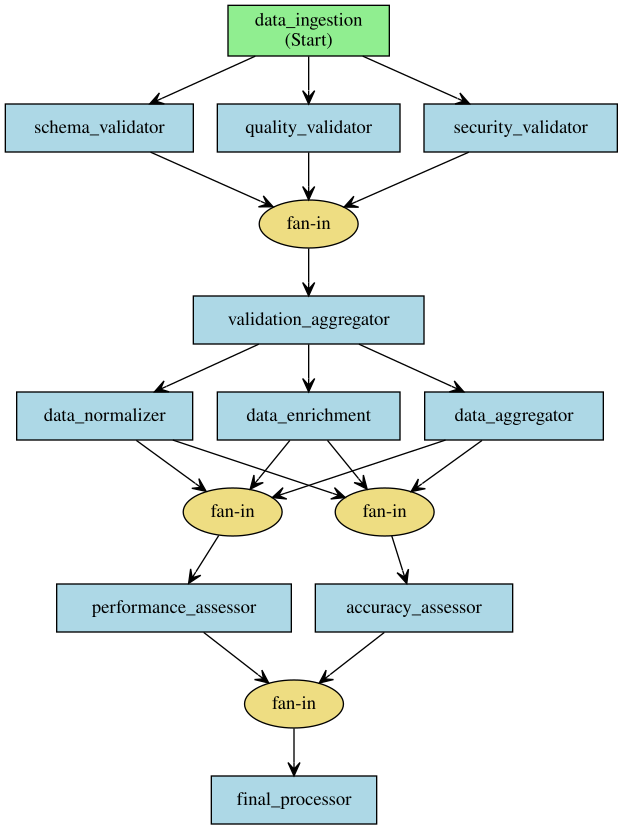

Reproduce this figure in Python.
# Copyright (c) Microsoft. All rights reserved.

"""Complex Fan-In/Fan-Out Data Processing Workflow.

This workflow demonstrates a sophisticated data processing pipeline with multiple stages:
1. Data Ingestion - Simulates loading data from multiple sources
2. Data Validation - Multiple validators run in parallel to check data quality
3. Data Transformation - Fan-out to different transformation processors
4. Quality Assurance - Multiple QA checks run in parallel
5. Data Aggregation - Fan-in to combine processed results
6. Final Processing - Generate reports and complete workflow

The workflow includes realistic delays to simulate actual processing time and
shows complex fan-in/fan-out patterns with conditional processing.
"""

import asyncio
import logging
import os
from dataclasses import dataclass
from enum import Enum
from typing import Literal

from agent_framework import (
    Executor,
    WorkflowBuilder,
    WorkflowContext,
    WorkflowViz,
    handler,
)
from pydantic import BaseModel, Field
from typing_extensions import Never


class DataType(Enum):
    """Types of data being processed."""

    CUSTOMER = "customer"
    TRANSACTION = "transaction"
    PRODUCT = "product"
    ANALYTICS = "analytics"


class ValidationResult(Enum):
    """Results of data validation."""

    VALID = "valid"
    WARNING = "warning"
    ERROR = "error"


class ProcessingRequest(BaseModel):
    """Complex input structure for data processing workflow."""

    # Basic information
    data_source: Literal["database", "api", "file_upload", "streaming"] = Field(
        description="The source of the data to be processed", default="database"
    )

    data_type: Literal["customer", "transaction", "product", "analytics"] = Field(
        description="Type of data being processed", default="customer"
    )

    processing_priority: Literal["low", "normal", "high", "critical"] = Field(
        description="Processing priority level", default="normal"
    )

    # Processing configuration
    batch_size: int = Field(description="Number of records to process in each batch", default=500, ge=100, le=10000)

    quality_threshold: float = Field(
        description="Minimum quality score required (0.0-1.0)", default=0.8, ge=0.0, le=1.0
    )

    # Validation settings
    enable_schema_validation: bool = Field(description="Enable schema validation checks", default=True)

    enable_security_validation: bool = Field(description="Enable security validation checks", default=True)

    enable_quality_validation: bool = Field(description="Enable data quality validation checks", default=True)

    # Transformation options
    transformations: list[Literal["normalize", "enrich", "aggregate"]] = Field(
        description="List of transformations to apply", default=["normalize", "enrich"]
    )

    # Optional description
    description: str | None = Field(description="Optional description of the processing request", default=None)

    # Test failure scenarios
    force_validation_failure: bool = Field(
        description="Force validation failure for testing (demo purposes)", default=False
    )

    force_transformation_failure: bool = Field(
        description="Force transformation failure for testing (demo purposes)", default=False
    )


@dataclass
class DataBatch:
    """Represents a batch of data being processed."""

    batch_id: str
    data_type: DataType
    size: int
    content: str
    source: str = "unknown"
    timestamp: float = 0.0


@dataclass
class ValidationReport:
    """Report from data validation."""

    batch_id: str
    validator_id: str
    result: ValidationResult
    issues_found: int
    processing_time: float
    details: str


@dataclass
class TransformationResult:
    """Result from data transformation."""

    batch_id: str
    transformer_id: str
    original_size: int
    processed_size: int
    transformation_type: str
    processing_time: float
    success: bool


@dataclass
class QualityAssessment:
    """Quality assessment result."""

    batch_id: str
    assessor_id: str
    quality_score: float
    recommendations: list[str]
    processing_time: float


@dataclass
class ProcessingSummary:
    """Summary of all processing stages."""

    batch_id: str
    total_processing_time: float
    validation_reports: list[ValidationReport]
    transformation_results: list[TransformationResult]
    quality_assessments: list[QualityAssessment]
    final_status: str


# Data Ingestion Stage
class DataIngestion(Executor):
    """Simulates ingesting data from multiple sources with delays."""

    @handler
    async def ingest_data(self, request: ProcessingRequest, ctx: WorkflowContext[DataBatch]) -> None:
        """Simulate data ingestion with realistic delays based on input configuration."""
        # Simulate network delay based on data source
        delay_map = {"database": 1.5, "api": 3.0, "file_upload": 4.0, "streaming": 1.0}
        delay = delay_map.get(request.data_source, 3.0)
        await asyncio.sleep(delay)  # Fixed delay for demo

        # Simulate data size based on priority and configuration
        base_size = request.batch_size
        if request.processing_priority == "critical":
            size_multiplier = 1.7  # Critical priority gets the largest batches
        elif request.processing_priority == "high":
            size_multiplier = 1.3  # High priority gets larger batches
        elif request.processing_priority == "low":
            size_multiplier = 0.6  # Low priority gets smaller batches
        else:  # normal
            size_multiplier = 1.0  # Normal priority uses base size

        actual_size = int(base_size * size_multiplier)

        batch = DataBatch(
            batch_id=f"batch_{5555}",  # Fixed batch ID for demo
            data_type=DataType(request.data_type),
            size=actual_size,
            content=f"Processing {request.data_type} data from {request.data_source}",
            source=request.data_source,
            timestamp=asyncio.get_event_loop().time(),
        )

        # Store both batch data and original request in workflow state
        ctx.set_state(f"batch_{batch.batch_id}", batch)
        ctx.set_state(f"request_{batch.batch_id}", request)

        await ctx.send_message(batch)


# Validation Stage (Fan-out)
class SchemaValidator(Executor):
    """Validates data schema and structure."""

    @handler
    async def validate_schema(self, batch: DataBatch, ctx: WorkflowContext[ValidationReport]) -> None:
        """Perform schema validation with processing delay."""
        # Check if schema validation is enabled
        request = ctx.get_state(f"request_{batch.batch_id}")
        if not request or not request.enable_schema_validation:
            report = ValidationReport(
                batch_id=batch.batch_id,
                validator_id=self.id,
                result=ValidationResult.VALID,
                issues_found=0,
                processing_time=0.0,
                details="Schema validation skipped (disabled)",
            )
            await ctx.send_message(report)
            return

        # Simulate schema validation processing
        processing_time = 2.0  # Fixed processing time
        await asyncio.sleep(processing_time)

        # Simulate validation results - consider force failure flag
        issues = 4 if request.force_validation_failure else 2  # Fixed issue counts

        result = (
            ValidationResult.VALID
            if issues <= 1
            else (ValidationResult.WARNING if issues <= 2 else ValidationResult.ERROR)
        )

        report = ValidationReport(
            batch_id=batch.batch_id,
            validator_id=self.id,
            result=result,
            issues_found=issues,
            processing_time=processing_time,
            details=f"Schema validation found {issues} issues in {batch.data_type.value} data from {batch.source}",
        )

        await ctx.send_message(report)


class DataQualityValidator(Executor):
    """Validates data quality and completeness."""

    @handler
    async def validate_quality(self, batch: DataBatch, ctx: WorkflowContext[ValidationReport]) -> None:
        """Perform data quality validation."""
        # Check if quality validation is enabled
        request = ctx.get_state(f"request_{batch.batch_id}")
        if not request or not request.enable_quality_validation:
            report = ValidationReport(
                batch_id=batch.batch_id,
                validator_id=self.id,
                result=ValidationResult.VALID,
                issues_found=0,
                processing_time=0.0,
                details="Quality validation skipped (disabled)",
            )
            await ctx.send_message(report)
            return

        processing_time = 2.5  # Fixed processing time
        await asyncio.sleep(processing_time)

        # Quality checks are stricter for higher priority data
        issues = (
            2  # Fixed issue count for high priority
            if request.processing_priority in ["critical", "high"]
            else 3  # Fixed issue count for normal priority
        )

        if request.force_validation_failure:
            issues = max(issues, 4)  # Ensure failure

        result = (
            ValidationResult.VALID
            if issues <= 1
            else (ValidationResult.WARNING if issues <= 3 else ValidationResult.ERROR)
        )

        report = ValidationReport(
            batch_id=batch.batch_id,
            validator_id=self.id,
            result=result,
            issues_found=issues,
            processing_time=processing_time,
            details=f"Quality check found {issues} data quality issues (priority: {request.processing_priority})",
        )

        await ctx.send_message(report)


class SecurityValidator(Executor):
    """Validates data for security and compliance issues."""

    @handler
    async def validate_security(self, batch: DataBatch, ctx: WorkflowContext[ValidationReport]) -> None:
        """Perform security validation."""
        # Check if security validation is enabled
        request = ctx.get_state(f"request_{batch.batch_id}")
        if not request or not request.enable_security_validation:
            report = ValidationReport(
                batch_id=batch.batch_id,
                validator_id=self.id,
                result=ValidationResult.VALID,
                issues_found=0,
                processing_time=0.0,
                details="Security validation skipped (disabled)",
            )
            await ctx.send_message(report)
            return

        processing_time = 3.0  # Fixed processing time
        await asyncio.sleep(processing_time)

        # Security is more stringent for customer/transaction data
        issues = 1 if batch.data_type in [DataType.CUSTOMER, DataType.TRANSACTION] else 2

        if request.force_validation_failure:
            issues = max(issues, 4)  # Force security failure

        # Use tiered result like other validators
        result = (
            ValidationResult.VALID
            if issues <= 1
            else (ValidationResult.WARNING if issues <= 2 else ValidationResult.ERROR)
        )

        report = ValidationReport(
            batch_id=batch.batch_id,
            validator_id=self.id,
            result=result,
            issues_found=issues,
            processing_time=processing_time,
            details=f"Security scan found {issues} security issues in {batch.data_type.value} data",
        )

        await ctx.send_message(report)


# Validation Aggregator (Fan-in)
class ValidationAggregator(Executor):
    """Aggregates validation results and decides on next steps."""

    @handler
    async def aggregate_validations(
        self, reports: list[ValidationReport], ctx: WorkflowContext[DataBatch, str]
    ) -> None:
        """Aggregate all validation reports and make processing decision."""
        if not reports:
            return

        batch_id = reports[0].batch_id
        request = ctx.get_state(f"request_{batch_id}")

        await asyncio.sleep(1)  # Aggregation processing time

        total_issues = sum(report.issues_found for report in reports)
        has_errors = any(report.result == ValidationResult.ERROR for report in reports)

        # Calculate quality score (0.0 to 1.0)
        max_possible_issues = len(reports) * 5  # Assume max 5 issues per validator
        quality_score = max(0.0, 1.0 - (total_issues / max_possible_issues))

        # Decision logic: fail if errors OR quality below threshold
        should_fail = has_errors or (quality_score < request.quality_threshold)

        if should_fail:
            failure_reason: list[str] = []
            if has_errors:
                failure_reason.append("validation errors detected")
            if quality_score < request.quality_threshold:
                failure_reason.append(
                    f"quality score {quality_score:.2f} below threshold {request.quality_threshold:.2f}"
                )

            reason = " and ".join(failure_reason)
            await ctx.yield_output(
                f"Batch {batch_id} failed validation: {reason}. "
                f"Total issues: {total_issues}, Quality score: {quality_score:.2f}"
            )
            return

        # Retrieve original batch from workflow state
        batch_data = ctx.get_state(f"batch_{batch_id}")
        if batch_data:
            await ctx.send_message(batch_data)
        else:
            # Fallback: create a simplified batch
            batch = DataBatch(
                batch_id=batch_id,
                data_type=DataType.ANALYTICS,
                size=500,
                content="Validated data ready for transformation",
            )
            await ctx.send_message(batch)


# Transformation Stage (Fan-out)
class DataNormalizer(Executor):
    """Normalizes and cleans data."""

    @handler
    async def normalize_data(self, batch: DataBatch, ctx: WorkflowContext[TransformationResult]) -> None:
        """Perform data normalization."""
        request = ctx.get_state(f"request_{batch.batch_id}")

        # Check if normalization is enabled
        if not request or "normalize" not in request.transformations:
            # Send a "skipped" result
            result = TransformationResult(
                batch_id=batch.batch_id,
                transformer_id=self.id,
                original_size=batch.size,
                processed_size=batch.size,
                transformation_type="normalization",
                processing_time=0.1,
                success=True,  # Consider skipped as successful
            )
            await ctx.send_message(result)
            return

        processing_time = 4.0  # Fixed processing time
        await asyncio.sleep(processing_time)

        # Simulate data size change during normalization
        processed_size = int(batch.size * 1.0)  # No size change for demo

        # Consider force failure flag
        success = not request.force_transformation_failure  # 75% success rate simplified to always success

        result = TransformationResult(
            batch_id=batch.batch_id,
            transformer_id=self.id,
            original_size=batch.size,
            processed_size=processed_size,
            transformation_type="normalization",
            processing_time=processing_time,
            success=success,
        )

        await ctx.send_message(result)


class DataEnrichment(Executor):
    """Enriches data with additional information."""

    @handler
    async def enrich_data(self, batch: DataBatch, ctx: WorkflowContext[TransformationResult]) -> None:
        """Perform data enrichment."""
        request = ctx.get_state(f"request_{batch.batch_id}")

        # Check if enrichment is enabled
        if not request or "enrich" not in request.transformations:
            # Send a "skipped" result
            result = TransformationResult(
                batch_id=batch.batch_id,
                transformer_id=self.id,
                original_size=batch.size,
                processed_size=batch.size,
                transformation_type="enrichment",
                processing_time=0.1,
                success=True,  # Consider skipped as successful
            )
            await ctx.send_message(result)
            return

        processing_time = 5.0  # Fixed processing time
        await asyncio.sleep(processing_time)

        processed_size = int(batch.size * 1.3)  # Enrichment increases data

        # Consider force failure flag
        success = not request.force_transformation_failure  # 67% success rate simplified to always success

        result = TransformationResult(
            batch_id=batch.batch_id,
            transformer_id=self.id,
            original_size=batch.size,
            processed_size=processed_size,
            transformation_type="enrichment",
            processing_time=processing_time,
            success=success,
        )

        await ctx.send_message(result)


class DataAggregator(Executor):
    """Aggregates and summarizes data."""

    @handler
    async def aggregate_data(self, batch: DataBatch, ctx: WorkflowContext[TransformationResult]) -> None:
        """Perform data aggregation."""
        request = ctx.get_state(f"request_{batch.batch_id}")

        # Check if aggregation is enabled
        if not request or "aggregate" not in request.transformations:
            # Send a "skipped" result
            result = TransformationResult(
                batch_id=batch.batch_id,
                transformer_id=self.id,
                original_size=batch.size,
                processed_size=batch.size,
                transformation_type="aggregation",
                processing_time=0.1,
                success=True,  # Consider skipped as successful
            )
            await ctx.send_message(result)
            return

        processing_time = 2.5  # Fixed processing time
        await asyncio.sleep(processing_time)

        processed_size = int(batch.size * 0.5)  # Aggregation reduces data

        # Consider force failure flag
        success = not request.force_transformation_failure  # 80% success rate simplified to always success

        result = TransformationResult(
            batch_id=batch.batch_id,
            transformer_id=self.id,
            original_size=batch.size,
            processed_size=processed_size,
            transformation_type="aggregation",
            processing_time=processing_time,
            success=success,
        )

        await ctx.send_message(result)


# Quality Assurance Stage (Fan-out)
class PerformanceAssessor(Executor):
    """Assesses performance characteristics of processed data."""

    @handler
    async def assess_performance(
        self, results: list[TransformationResult], ctx: WorkflowContext[QualityAssessment]
    ) -> None:
        """Assess performance of transformations."""
        if not results:
            return

        batch_id = results[0].batch_id

        processing_time = 2.0  # Fixed processing time
        await asyncio.sleep(processing_time)

        avg_processing_time = sum(r.processing_time for r in results) / len(results)
        success_rate = sum(1 for r in results if r.success) / len(results)

        quality_score = (success_rate * 0.7 + (1 - min(avg_processing_time / 10, 1)) * 0.3) * 100

        recommendations: list[str] = []
        if success_rate < 0.8:
            recommendations.append("Consider improving transformation reliability")
        if avg_processing_time > 5:
            recommendations.append("Optimize processing performance")
        if quality_score < 70:
            recommendations.append("Review overall data pipeline efficiency")

        assessment = QualityAssessment(
            batch_id=batch_id,
            assessor_id=self.id,
            quality_score=quality_score,
            recommendations=recommendations,
            processing_time=processing_time,
        )

        await ctx.send_message(assessment)


class AccuracyAssessor(Executor):
    """Assesses accuracy and correctness of processed data."""

    @handler
    async def assess_accuracy(
        self, results: list[TransformationResult], ctx: WorkflowContext[QualityAssessment]
    ) -> None:
        """Assess accuracy of transformations."""
        if not results:
            return

        batch_id = results[0].batch_id

        processing_time = 3.0  # Fixed processing time
        await asyncio.sleep(processing_time)

        # Simulate accuracy analysis
        accuracy_score = 85.0  # Fixed accuracy score

        recommendations: list[str] = []
        if accuracy_score < 85:
            recommendations.append("Review data transformation algorithms")
        if accuracy_score < 80:
            recommendations.append("Implement additional validation steps")

        assessment = QualityAssessment(
            batch_id=batch_id,
            assessor_id=self.id,
            quality_score=accuracy_score,
            recommendations=recommendations,
            processing_time=processing_time,
        )

        await ctx.send_message(assessment)


# Final Processing and Completion
class FinalProcessor(Executor):
    """Final processing stage that combines all results."""

    @handler
    async def process_final_results(
        self, assessments: list[QualityAssessment], ctx: WorkflowContext[Never, str]
    ) -> None:
        """Generate final processing summary and complete workflow."""
        if not assessments:
            await ctx.yield_output("No quality assessments received")
            return

        batch_id = assessments[0].batch_id

        # Simulate final processing delay
        await asyncio.sleep(2)

        # Calculate overall metrics
        avg_quality_score = sum(a.quality_score for a in assessments) / len(assessments)
        total_recommendations = sum(len(a.recommendations) for a in assessments)
        total_processing_time = sum(a.processing_time for a in assessments)

        # Determine final status
        if avg_quality_score >= 85:
            final_status = "EXCELLENT"
        elif avg_quality_score >= 75:
            final_status = "GOOD"
        elif avg_quality_score >= 65:
            final_status = "ACCEPTABLE"
        else:
            final_status = "NEEDS_IMPROVEMENT"

        completion_message = (
            f"Batch {batch_id} processing completed!\n"
            f"📊 Overall Quality Score: {avg_quality_score:.1f}%\n"
            f"⏱️  Total Processing Time: {total_processing_time:.1f}s\n"
            f"💡 Total Recommendations: {total_recommendations}\n"
            f"🎖️  Final Status: {final_status}"
        )

        await ctx.yield_output(completion_message)


# Workflow Builder Helper
class WorkflowSetupHelper:
    """Helper class to set up the complex workflow with state management."""

    @staticmethod
    async def store_batch_data(batch: DataBatch, ctx: WorkflowContext) -> None:
        """Store batch data in workflow state for later retrieval."""
        ctx.set_state(f"batch_{batch.batch_id}", batch)


# Create the workflow instance
def create_complex_workflow():
    """Create the complex fan-in/fan-out workflow."""
    # Create all executors
    data_ingestion = DataIngestion(id="data_ingestion")

    # Validation stage (fan-out)
    schema_validator = SchemaValidator(id="schema_validator")
    quality_validator = DataQualityValidator(id="quality_validator")
    security_validator = SecurityValidator(id="security_validator")
    validation_aggregator = ValidationAggregator(id="validation_aggregator")

    # Transformation stage (fan-out)
    data_normalizer = DataNormalizer(id="data_normalizer")
    data_enrichment = DataEnrichment(id="data_enrichment")
    data_aggregator_exec = DataAggregator(id="data_aggregator")

    # Quality assurance stage (fan-out)
    performance_assessor = PerformanceAssessor(id="performance_assessor")
    accuracy_assessor = AccuracyAssessor(id="accuracy_assessor")

    # Final processing
    final_processor = FinalProcessor(id="final_processor")

    # Build the workflow with complex fan-in/fan-out patterns
    return (
        WorkflowBuilder(
            name="Data Processing Pipeline",
            description="Complex workflow with parallel validation, transformation, and quality assurance stages",
            start_executor=data_ingestion,
        )
        # Fan-out to validation stage
        .add_fan_out_edges(data_ingestion, [schema_validator, quality_validator, security_validator])
        # Fan-in from validation to aggregator
        .add_fan_in_edges([schema_validator, quality_validator, security_validator], validation_aggregator)
        # Fan-out to transformation stage
        .add_fan_out_edges(validation_aggregator, [data_normalizer, data_enrichment, data_aggregator_exec])
        # Fan-in to quality assurance stage (both assessors receive all transformation results)
        .add_fan_in_edges([data_normalizer, data_enrichment, data_aggregator_exec], performance_assessor)
        .add_fan_in_edges([data_normalizer, data_enrichment, data_aggregator_exec], accuracy_assessor)
        # Fan-in to final processor
        .add_fan_in_edges([performance_assessor, accuracy_assessor], final_processor)
        .build()
    )


# Export the workflow for DevUI discovery
workflow = create_complex_workflow()


async def main():
    """Run the fanout workflow locally with two test cases."""
    logging.basicConfig(level=logging.INFO, format="%(message)s")
    logger = logging.getLogger(__name__)

    wf = create_complex_workflow()

    # --- Visualization ---
    viz = WorkflowViz(wf)
    print("Mermaid:\n=======")
    print(viz.to_mermaid())
    print("=======\n")
    print("DiGraph:\n=======")
    print(viz.to_digraph(include_internal_executors=True))
    print("=======\n")
    _dir = os.path.dirname(os.path.abspath(__file__))
    svg_file = viz.export(format="svg", filename=os.path.join(_dir, "workflow_fanout.svg"))
    print(f"SVG exported to: {svg_file}\n")

    # ── Test Case 1: Should pass all the way through ──
    # Disable security validation (always produces ERROR) and lower quality
    # threshold so schema+quality warnings don't block the pipeline.
    request_pass = ProcessingRequest(
        data_source="database",
        data_type="analytics",
        processing_priority="high",
        batch_size=500,
        quality_threshold=0.5,          # lowered so warnings pass
        enable_schema_validation=True,
        enable_quality_validation=True,
        enable_security_validation=False,  # always ERROR → disable
        transformations=["normalize", "enrich", "aggregate"],
        description="Test case – should complete successfully",
    )

    print("=" * 60)
    print("TEST 1: Expected to PASS (security off, threshold 0.5)")
    print("=" * 60)
    async for event in wf.run(request_pass, stream=True):
        if event.type == "output":
            print(event.data)

    # ── Test Case 2: Should fail at validation ──
    request_fail = ProcessingRequest(
        data_source="api",
        data_type="customer",
        processing_priority="normal",
        quality_threshold=0.8,
        enable_schema_validation=True,
        enable_quality_validation=True,
        enable_security_validation=True,
        force_validation_failure=True,
        transformations=["normalize", "enrich"],
        description="Test case – should fail at validation",
    )

    print("\n" + "=" * 60)
    print("TEST 2: Expected to FAIL (force_validation_failure=True)")
    print("=" * 60)
    async for event in wf.run(request_fail, stream=True):
        if event.type == "output":
            print(event.data)


def devui():
    """Launch the fanout workflow in DevUI."""
    from agent_framework.devui import serve

    logging.basicConfig(level=logging.INFO, format="%(message)s")
    logger = logging.getLogger(__name__)
    logger.info("Starting Complex Fan-In/Fan-Out Data Processing Workflow")
    logger.info("Available at: http://localhost:8090")
    serve(entities=[workflow], port=8090, auto_open=True)


if __name__ == "__main__":
    import sys

    if "--test" in sys.argv:
        asyncio.run(main())
    else:
        devui()
